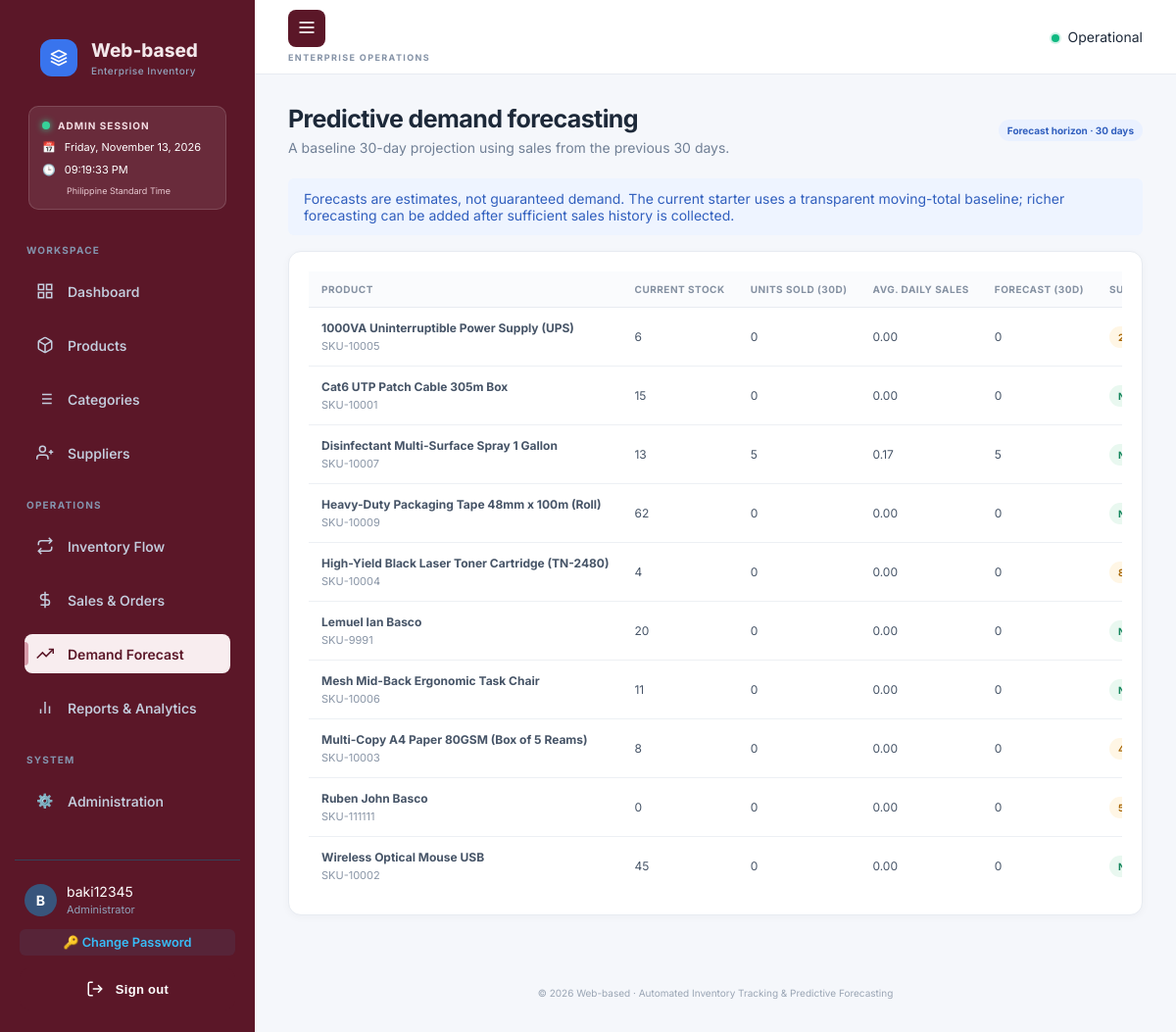
The page /inventory/forecast/ (signed in) on the database its author committed.
### inventory/models.py (models this page shows, shortened)
class Product(models.Model):
    name = models.CharField(max_length=160)
    sku = models.CharField(max_length=60, unique=True)
    category = models.ForeignKey(Category, on_delete=models.PROTECT, related_name="products")
    supplier = models.ForeignKey(Supplier, on_delete=models.SET_NULL, null=True, blank=True, related_name="products")
    unit = models.CharField(max_length=40, default="piece")
    purchase_price = models.DecimalField(max_digits=12, decimal_places=2, default=0)
    selling_price = models.DecimalField(max_digits=12, decimal_places=2, default=0)
    quantity = models.PositiveIntegerField(default=0)
    reorder_level = models.PositiveIntegerField(default=5)
    description = models.TextField(blank=True)
    active = models.BooleanField(default=True)
    created_at = models.DateTimeField(auto_now_add=True)

### inventory/views.py (the view)
# urls.py: path("forecast/", views.forecast, name="forecast"),
@login_required
def forecast(request):
    since = timezone.now() - timedelta(days=30)
    rows = []
    for product in Product.objects.filter(active=True).order_by("name"):
        sold = Sale.objects.filter(product=product, sold_at__gte=since).aggregate(total=Sum("quantity"))["total"] or 0
        daily = Decimal(sold) / Decimal("30")
        predicted = int(round(float(daily * Decimal("30"))))
        suggested = max(0, predicted + product.reorder_level - product.quantity)
        rows.append({"product": product, "sold": sold, "daily": daily.quantize(Decimal("0.01")),
                     "forecast": predicted, "suggested": suggested})
    return render(request, "inventory/forecast.html", {"rows": rows})

### templates/inventory/forecast.html
{% extends "base.html" %}{% block page_heading %}{% endblock %}{% block content %}<div class="page-title"><div><h1>Predictive demand forecasting</h1><p class="muted">A baseline 30-day projection using sales from the previous 30 days.</p></div><span class="pill info">Forecast horizon · 30 days</span></div><div class="notice info-notice">Forecasts are estimates, not guaranteed demand. The current starter uses a transparent moving-total baseline; richer forecasting can be added after sufficient sales history is collected.</div><div class="panel"><div class="table-wrap"><table><thead><tr><th>Product</th><th>Current stock</th><th>Units sold (30d)</th><th>Avg. daily sales</th><th>Forecast (30d)</th><th>Suggested reorder</th></tr></thead><tbody>{% for r in rows %}<tr><td><b>{{ r.product.name }}</b><small>{{ r.product.sku }}</small></td><td>{{ r.product.quantity }}</td><td>{{ r.sold }}</td><td>{{ r.daily }}</td><td>{{ r.forecast }}</td><td>{% if r.suggested %}<span class="pill warning">{{ r.suggested }} units</span>{% else %}<span class="pill success">No reorder</span>{% endif %}</td></tr>{% empty %}<tr><td colspan="6" class="empty">Add products and record sales to generate forecasts.</td></tr>{% endfor %}</tbody></table></div></div>{% endblock %}

### templates/base.html (shortened to what this page needs)
{% load static %}
<!DOCTYPE html>
<html lang="en">
<head>
  <link rel="stylesheet" href="{% static 'css/app.css' %}">
</head>
<body class="{% block body_class %}{% endblock %}">
  <div class="app-shell" id="appShell">
    <aside class="sidebar" id="sidebar">
      <div class="sidebar-header">
        <a class="brand" href="{% url 'dashboard' %}">
          <div class="brand-mark">
            <svg width="18" height="18" viewBox="0 0 24 24" fill="none" stroke="currentColor" stroke-width="2.2" stroke-linecap="round" stroke-linejoin="round">
              <polygon points="12 2 2 7 12 12 22 7 12 2"></polygon>
              <polyline points="2 17 12 22 22 17"></polyline>
              <polyline points="2 12 12 17 22 12"></polyline>
            </svg>
          </div>
          <div class="brand-text">
            <span class="brand-name">Web-based</span>
            <small class="brand-tagline">Enterprise Inventory</small>
          </div>
        </a>
      </div>
{% if user.is_staff and user.last_login %}
<div class="admin-login-card">
    <div class="login-card-heading">
        <span class="login-indicator"></span>
        ADMIN SESSION
    </div>
    <div class="login-detail">
        <span>📅</span>
        <span>{{ user.last_login|date:"l, F j, Y" }}</span>
    </div>
    <div class="login-detail">
        <span>🕒</span>
        <span>{{ user.last_login|date:"h:i:s A" }}</span>
    </div>
    <small class="login-timezone">
        Philippine Standard Time
    </small>
</div>
{% endif %}
      <nav class="sidebar-nav">
        {% with current_url=request.resolver_match.url_name %}
          <span class="nav-label">WORKSPACE</span>
          <a href="{% url 'dashboard' %}" class="nav-item {% if current_url == 'dashboard' %}active{% endif %}">
            <svg class="nav-icon" viewBox="0 0 24 24" fill="none" stroke="currentColor" stroke-width="2"><rect x="3" y="3" width="7" height="7"></rect><rect x="14" y="3" width="7" height="7"></rect><rect x="14" y="14" width="7" height="7"></rect><rect x="3" y="14" width="7" height="7"></rect></svg>
            <span>Dashboard</span>
          </a>
          <a href="{% url 'product_list' %}" class="nav-item {% if current_url == 'product_list' %}active{% endif %}">
            <span>Products</span>
          </a>
          <a href="{% url 'category_list' %}" class="nav-item {% if current_url == 'category_list' %}active{% endif %}">
            <span>Categories</span>
          </a>
          <a href="{% url 'supplier_list' %}" class="nav-item {% if current_url == 'supplier_list' %}active{% endif %}">
            <svg class="nav-icon" viewBox="0 0 24 24" fill="none" stroke="currentColor" stroke-width="2"><path d="M16 21v-2a4 4 0 0 0-4-4H5a4 4 0 0 0-4 4v2"></path><circle cx="8.5" cy="7" r="4"></circle><line x1="20" y1="8" x2="20" y2="14"></line><line x1="23" y1="11" x2="17" y2="11"></line></svg>
            <span>Suppliers</span>
          </a>
          <span class="nav-label">OPERATIONS</span>
          <a href="{% url 'transaction_list' %}" class="nav-item {% if current_url == 'transaction_list' %}active{% endif %}">
            <svg class="nav-icon" viewBox="0 0 24 24" fill="none" stroke="currentColor" stroke-width="2"><polyline points="17 1 21 5 17 9"></polyline><path d="M3 11V9a4 4 0 0 1 4-4h14"></path><polyline points="7 23 3 19 7 15"></polyline><path d="M21 13v2a4 4 0 0 1-4 4H3"></path></svg>
            <span>Inventory Flow</span>
          </a>
          <a href="{% url 'sale_list' %}" class="nav-item {% if current_url == 'sale_list' %}active{% endif %}">
            <svg class="nav-icon" viewBox="0 0 24 24" fill="none" stroke="currentColor" stroke-width="2"><line x1="12" y1="1" x2="12" y2="23"></line><path d="M17 5H9.5a3.5 3.5 0 0 0 0 7h5a3.5 3.5 0 0 1 0 7H6"></path></svg>
            <span>Sales & Orders</span>
          </a>
          <a href="{% url 'forecast' %}" class="nav-item {% if current_url == 'forecast' %}active{% endif %}">
            <svg class="nav-icon" viewBox="0 0 24 24" fill="none" stroke="currentColor" stroke-width="2"><polyline points="23 6 13.5 15.5 8.5 10.5 1 18"></polyline><polyline points="17 6 23 6 23 12"></polyline></svg>
            <span>Demand Forecast</span>
          </a>
          <a href="{% url 'reports' %}" class="nav-item {% if current_url == 'reports' %}active{% endif %}">
            <svg class="nav-icon" viewBox="0 0 24 24" fill="none" stroke="currentColor" stroke-width="2"><line x1="18" y1="20" x2="18" y2="10"></line><line x1="12" y1="20" x2="12" y2="4"></line><line x1="6" y1="20" x2="6" y2="14"></line></svg>
            <span>Reports & Analytics</span>
          </a>
          {% if user.is_staff %}
            <span class="nav-label">SYSTEM</span>
<a href="{% url 'custom_admin_portal' %}" class="nav-link {% if request.resolver_match.url_name == 'custom_admin_portal' %}active{% endif %}">
    <span class="nav-icon">⚙️</span>
    <span>Administration</span>
</a>
          {% endif %}
        {% endwith %}
      </nav>
      <div class="sidebar-bottom">
        <div class="user-chip">
          <div class="avatar" title="{{ user.get_full_name|default:user.username }}">
            {{ user.username|slice:":1"|upper }}
          </div>
          <div class="user-info">
            <span class="user-name">{{ user.get_full_name|default:user.username }}</span>
            <small class="user-role">{% if user.is_staff %}Administrator{% else %}Operator{% endif %}</small>
          </div>
        </div>
        <a href="/admin/password_change/" style="display: block; font-size: 0.8rem; color: #38bdf8; text-decoration: none; padding: 6px 10px; margin: 6px 0; border-radius: 6px; background: rgba(56, 189, 248, 0.08); text-align: center; font-weight: 600;">
        🔑 Change Password
      </a>
        <form method="post" action="{% url 'logout' %}">
          <button type="submit" class="btn-logout" title="Sign out">
            <svg width="16" height="16" viewBox="0 0 24 24" fill="none" stroke="currentColor" stroke-width="2"><path d="M9 21H5a2 2 0 0 1-2-2V5a2 2 0 0 1 2-2h4"></path><polyline points="16 17 21 12 16 7"></polyline><line x1="21" y1="12" x2="9" y2="12"></line></svg>
            <span>Sign out</span>
          </button>
        </form>
      </div>
    </aside>
    <main class="main">
      <header class="topbar">
        <div class="topbar-left">
          <button type="button" class="sidebar-toggle" onclick="toggleSidebar()" aria-label="Toggle Navigation">
            <svg width="20" height="20" viewBox="0 0 24 24" fill="none" stroke="currentColor" stroke-width="2"><line x1="3" y1="12" x2="21" y2="12"></line><line x1="3" y1="6" x2="21" y2="6"></line><line x1="3" y1="18" x2="21" y2="18"></line></svg>
          </button>
          <div>
            <span class="eyebrow">{% block eyebrow %}ENTERPRISE OPERATIONS{% endblock %}</span>
          </div>
        </div>
        <div class="topbar-right">
          <div class="system-status">
            <span class="status-dot"></span>
            <span class="status-label">Operational</span>
          </div>
        </div>
      </header>
      <section class="content">
        {% block content %}{% endblock %}
      </section>
      <footer class="app-footer">
        <p>© {% now "Y" %} Web-based · Automated Inventory Tracking & Predictive Forecasting</p>
      </footer>
    </main>
  </div>
</body>
</html>

### rows shown on the page
Product: product.name "1000VA Uninterruptible Power Supply (UPS)", product.sku "SKU-10005", product.quantity "6", sold "0", daily "0.00", forecast "0"
Product: product.name "Cat6 UTP Patch Cable 305m Box", product.sku "SKU-10001", product.quantity "15", sold "0", daily "0.00", forecast "0"
Product: product.name "Disinfectant Multi-Surface Spray 1 Gallon", product.sku "SKU-10007", product.quantity "13", sold "5", daily "0.17", forecast "5"
Product: product.name "Heavy-Duty Packaging Tape 48mm x 100m (Roll)", product.sku "SKU-10009", product.quantity "62", sold "0", daily "0.00", forecast "0"
Product: product.name "High-Yield Black Laser Toner Cartridge (TN-2480)", product.sku "SKU-10004", product.quantity "4", sold "0", daily "0.00", forecast "0"
Product: product.name "Lemuel Ian Basco", product.sku "SKU-9991", product.quantity "20", sold "0", daily "0.00", forecast "0"
Product: product.name "Mesh Mid-Back Ergonomic Task Chair", product.sku "SKU-10006", product.quantity "11", sold "0", daily "0.00", forecast "0"
Product: product.name "Multi-Copy A4 Paper 80GSM (Box of 5 Reams)", product.sku "SKU-10003", product.quantity "8", sold "0", daily "0.00", forecast "0"
Product: product.name "Ruben John Basco", product.sku "SKU-111111", product.quantity "0", sold "0", daily "0.00", forecast "0"
Product: product.name "Wireless Optical Mouse USB", product.sku "SKU-10002", product.quantity "45", sold "0", daily "0.00", forecast "0"

### other values the page prints
{{ user.last_login|date:"l, F j, Y" }} "Friday, November 13, 2026"
{{ user.last_login|date:"h:i:s A" }} "09:19:33 PM"
{{ user.username|slice:":1"|upper }} "B"
{{ user.get_full_name|default:user.username }} "baki12345"
